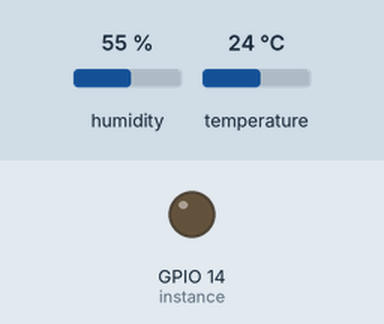
Simulated run of this program. Board: Raspberry Pi (BCM pin numbers). Parts: output pins drawn as LEDs (lit = HIGH). The test bench sets the inputs (shaded band); at power-on: humidity 55 %, temperature 24 °C. The clock reads 2024-03-15 10:24:30 at power-on unless the program sets it; library files of the repository ran but are not shown: dht114.py; what the program prints to the terminal is not drawn. At 1.2 s the program stops and its outputs stay as they are.

Above: at 0.1 s.
Timing chart, 0 to 1.6 s (numbered marks = the images above):
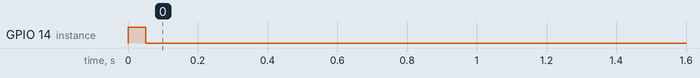

The program:

read_data.py
```python
import RPi.GPIO as GPIO
import dht114
import time
import datetime


def init_dht():

    # initialize GPIO
    GPIO.setwarnings(False)
    GPIO.setmode(GPIO.BCM)
    GPIO.cleanup()
def read_dht():
    # read data using pin 14
    instance = dht114.DHT11(pin=14)
    result = instance.read()
    print "Read data"
    result = instance.read()
    if result.is_valid():
        print "Last valid input: " + str(datetime.datetime.now())
        print "Temperature: %d C" %result.temperature
        print"Humidity: %d %%" % result.humidity
    return result

if __name__ == '__main__':
        init_dht()
        result = read_dht()
        print "Last valid input: " + str(datetime.datetime.now())
        print "Temperature: %d C" %result.temperature
        print"Humidity: %d %%" % result.humidity
        time.sleep(1)
```
